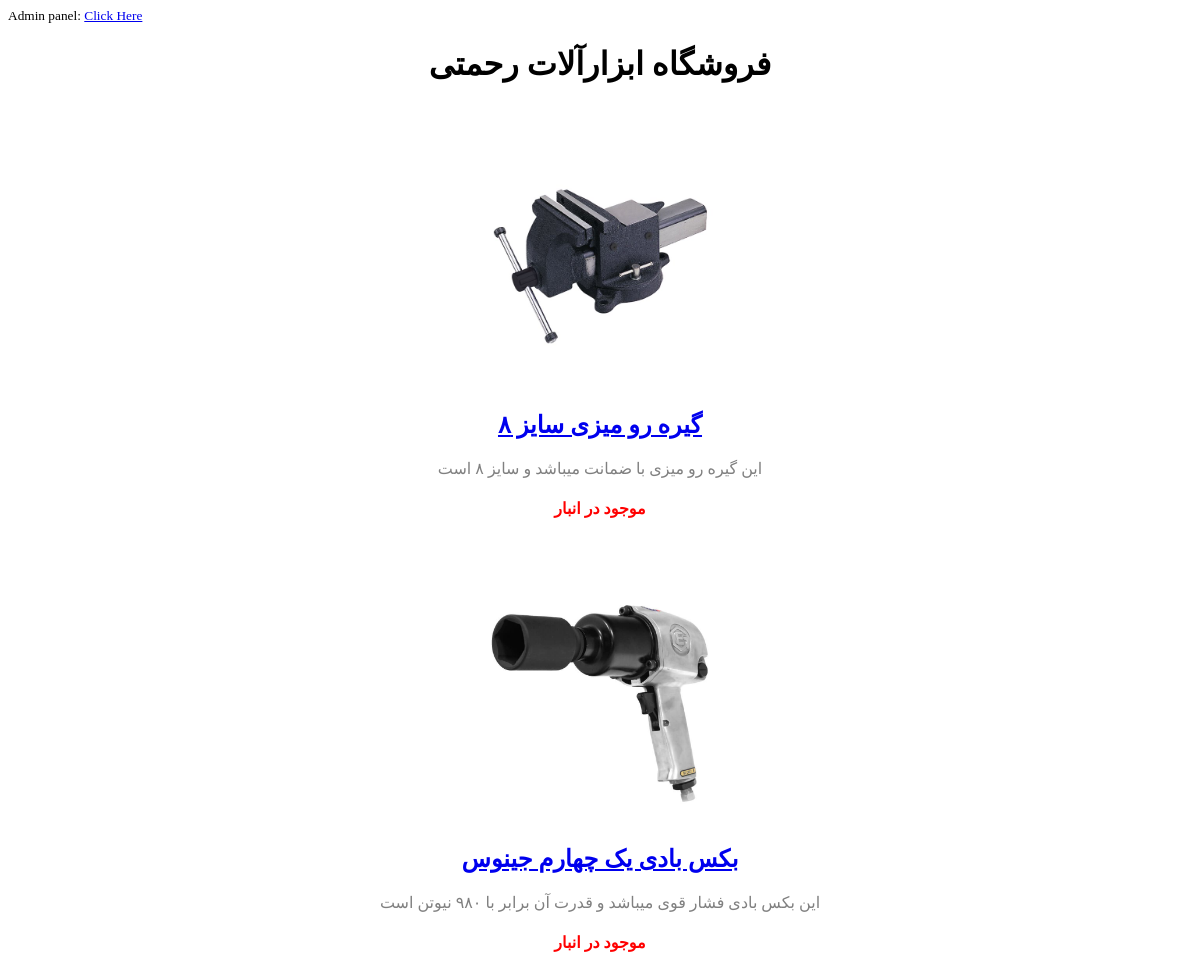
The app's page /, older data.
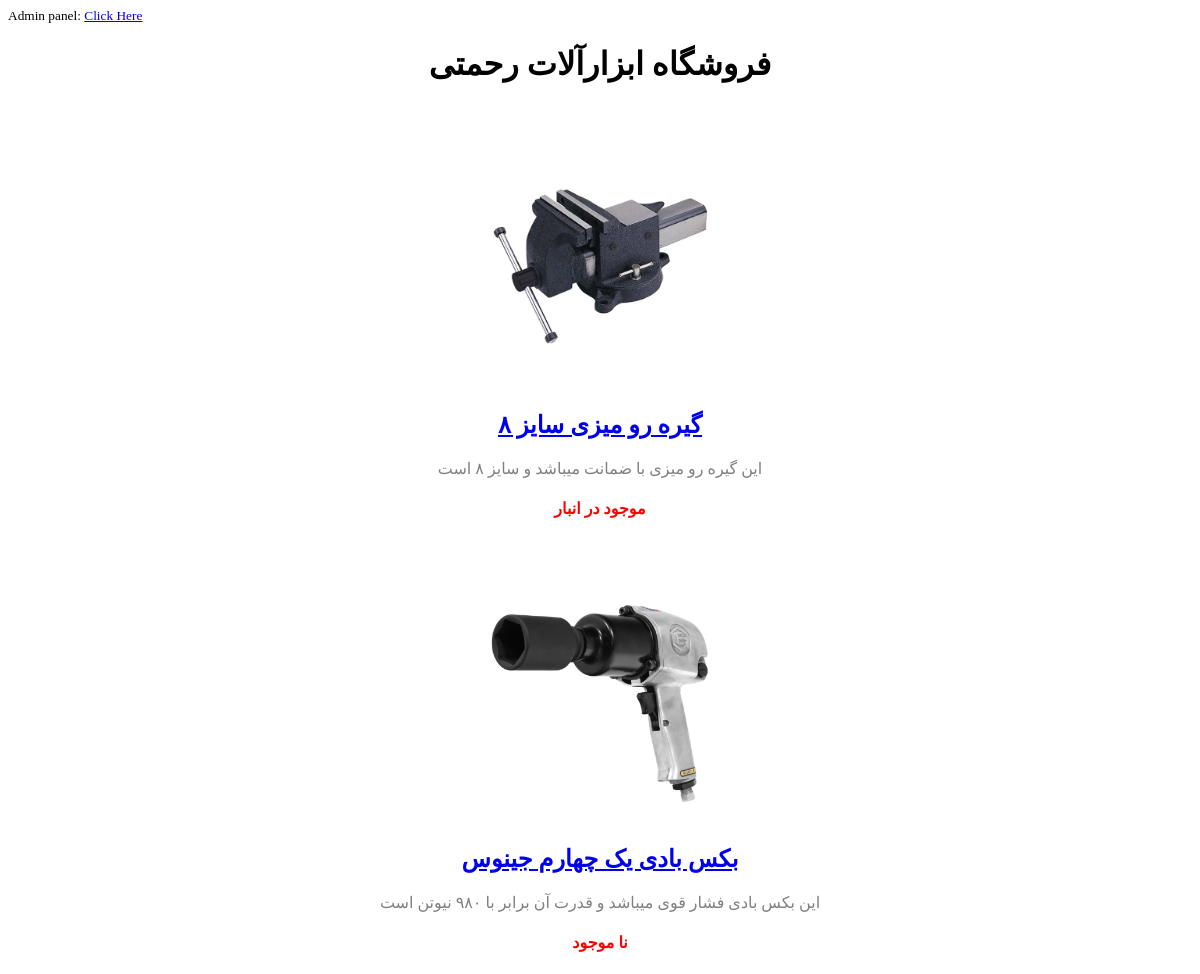
The same page, newer data.
### shop/models.py (models this page shows, shortened)
class Product(models.Model):
    category = models.ForeignKey(Category, related_name='product', on_delete=models.CASCADE, verbose_name='دسته بندی')
    created_by = models.ForeignKey(User, related_name='product_creator', on_delete=models.CASCADE, verbose_name='تولید شده توسط')
    title = models.CharField(max_length=256, verbose_name='عنوان')
    author = models.CharField(max_length=256, verbose_name='نویسنده')
    description = models.TextField(blank=True, verbose_name='توضیحات')
    image = models.ImageField(upload_to='images/', verbose_name='عکس')
    slug = models.SlugField(max_length=256, unique=True, verbose_name='آدرس')
    price = models.IntegerField(verbose_name='قیمت')
    in_stock = models.BooleanField(default=True, verbose_name='موجود در انبار')
    is_active = models.BooleanField(default=True, verbose_name='نمایش دادن')
    created = models.DateTimeField(auto_now_add=True, verbose_name='تاریخ افزودن')
    updated = models.DateTimeField(auto_now=True, verbose_name='آخرین دستکاری')
    class Meta:
        verbose_name = 'محصول'
        verbose_name_plural = 'محصولات'
        ordering = ['-created']
    def fcreated(self):
        return jalali_converter(self.created)
    fcreated.short_description = "تاریخ افزودن"
    def fupdated(self):
        return jalali_converter(self.updated)
    fupdated.short_description = "آخرین دستکاری"
    def fprice(self):
        return farsi_format_price(self.price)
    fprice.short_description = "قیمت"

### shop/views.py (the view)
# urls.py: path("", home, name='home'),
def home(request):
	context = {
		'products': Product.objects.filter(is_active=True)
	}
	return render(request, 'shop/index.html', context)

### shop/templates/shop/index.html (shortened to what this page needs)
<html lang="en">
<head>
</head>
<body>
    <small>Admin panel: <a href="http://127.0.0.1:8000/admin/">Click Here</a></small>
    <center>
        <h1>فروشگاه ابزارآلات رحمتی<h1>
    </center>
    <center>
        {% for product in products %}
            <div>
                <br><br>
                <img src="{{product.image.url}}" alt="{{product.title}}" width="250">
                <h2><a href="{% url 'shop:detail' product.slug %}">{{product.title}}</a></h2>
                <p>{{product.description}}</p>
                {% if product.in_stock %}
                    <h4>موجود در انبار<h4>
                {% else %}
                    <h4>نا موجود<h4>
                {% endif %}
            </div>
        {% endfor %}
    </center>
</body>
</html>

Row changes from the older to the newer data that the page shows:
changed Product "بکس بادی یک چهارم جینوس": in_stock "موجود در انبار" → "نا موجود"
